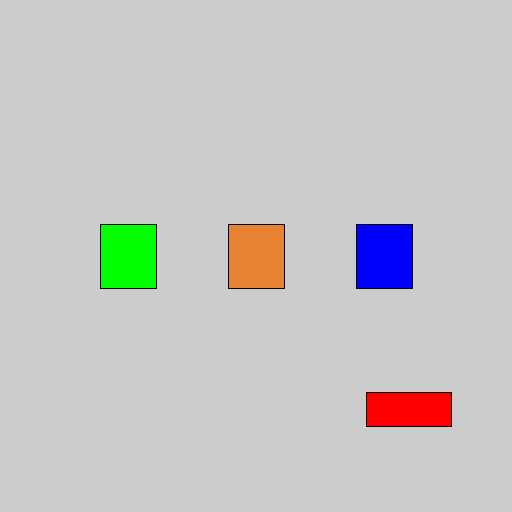
Frame 1 (no input)
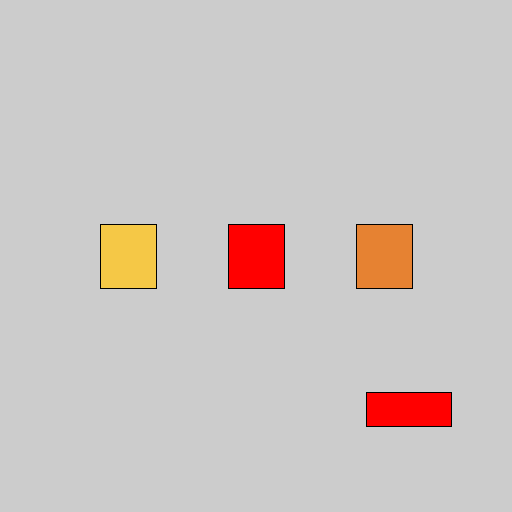
Frame 60 (the mouse pressed at the canvas centre just before this capture)
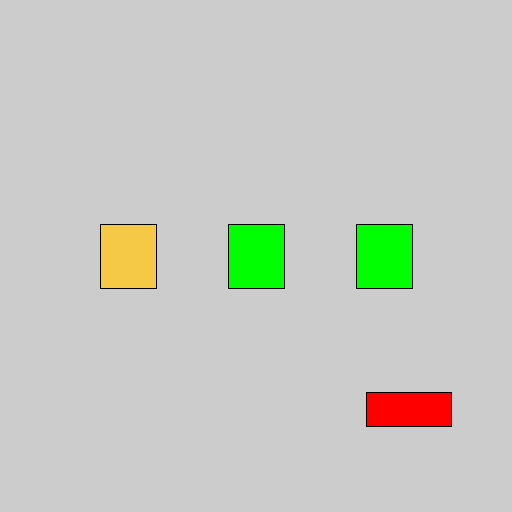
Frame 120 (the mouse held since frame 60 and released just before this capture)

The Processing sketch that drew these frames (run headless with seeded random() and noise(); from frame 60 on, the mouse is pressed at the canvas centre):

// Processing sketch: Question2
// ── Question2.pde
final color[] slotReelColours = 
{
    color(255, 0, 0), //red 
    color(230, 130 , 50), // orange
    color(245 , 200, 70), //yellow
    color(0, 255, 0), // green
    color(0, 0, 255), // blue
};

int reelY;
int reelWidth; 
int reelHeight;

final int numberOfReels = 3; 

int[] reelPosition = new int[numberOfReels];
int[] reelX = new int[numberOfReels];
int[] reelSpinSpeed = { 5, 8, 10};

int startandStopX;
int startandStopY;
int startandStopWidth;
int startandStopHeight;
    
boolean reelsSpinning;

void setup()
{
    size(512, 512);
    rectMode(CENTER); 

    reelY =  height/2;
    reelWidth = width/ (3*numberOfReels) ;
    reelHeight = height/8 ;
    reelsSpinning = true;

    startandStopX = width* 4/5;
    startandStopY = height * 4/5;

    startandStopWidth = width/6;
    startandStopHeight = height/15;

    randomizeReelPositions();
    setReelX();
}

void draw()
{
    drawReels();
    drawStartandStopButtons();
}

void randomizeReelPositions()
{
    int i = 0; 
    while (i < reelPosition.length)
    {
        reelPosition[i] = int(random(0, (slotReelColours.length) ));
        i++;
    }
}

void setReelX()
{
    int arrayIndex = 0;
    while (arrayIndex < reelX.length)
    {
        reelX[arrayIndex] = ((arrayIndex+1) * (width/(numberOfReels + 1)));
        arrayIndex++;
    }
}

void drawReels()
{ 
    int arrayIndex = 0;
    while(arrayIndex < reelX.length)
    { 
        fill(slotReelColours[ reelPosition[arrayIndex] ]);
        rect(reelX[arrayIndex], reelY, reelWidth, reelHeight);
        arrayIndex++;
    }
    if (reelsSpinning == true)
    {
        spinReels();
    }
    
}

void spinReels()
{
    int i = 0;
    while( i < reelPosition.length)
    {
        if( reelPosition[i] < (slotReelColours.length -1))
        {
            if (frameCount % reelSpinSpeed[i] == 0)
            {
            reelPosition[i]++;
            }
        }
        else 
        {
        reelPosition[i]= 0;    
        }
        i++;
    }
}

void  drawStartandStopButtons()
{   
    if(reelsSpinning == true)
    {   
        fill(255, 0, 0);
    }
    else
    {
        fill(0, 255, 0);
    }
    rect(startandStopX, startandStopY, startandStopWidth, startandStopHeight);
 
}

void mouseClicked() 
{ 
    if (mouseX >= startandStopX - startandStopWidth/2 && mouseX <= startandStopX + startandStopWidth/2)
    {
        if(reelsSpinning == true)
        {
            reelsSpinning = false;
        }
        else 
        {
            reelsSpinning = true;
        }
    }
}
